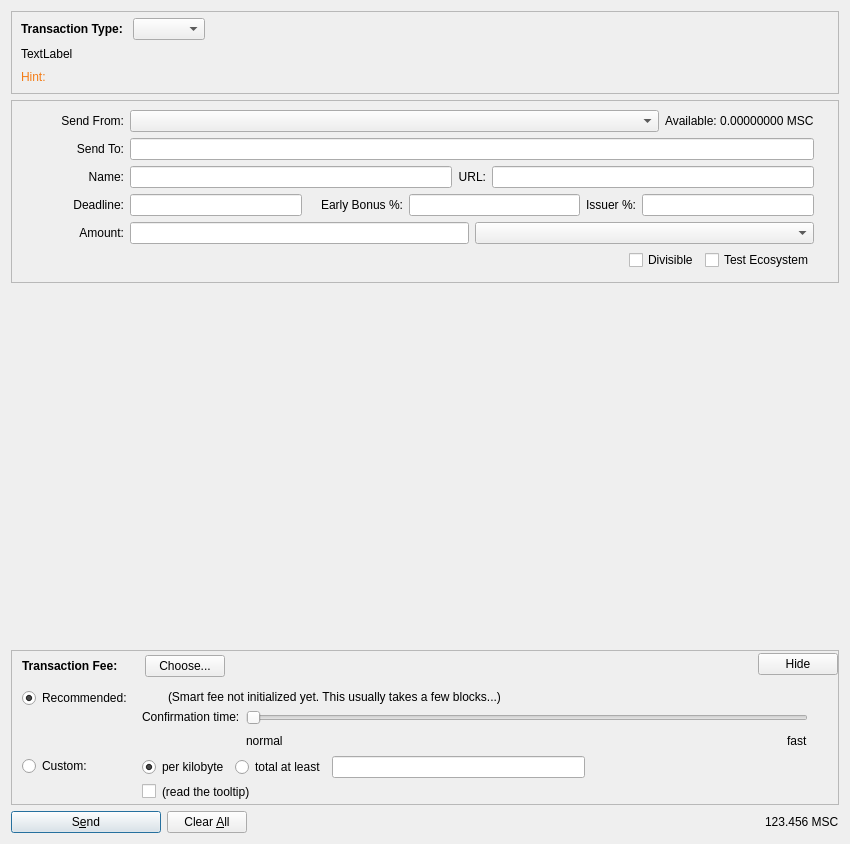
<?xml version="1.0" encoding="UTF-8"?>
<ui version="4.0">
 <class>SendMPDialog</class>
 <widget class="QDialog" name="SendMPDialog">
  <property name="geometry">
   <rect>
    <x>0</x>
    <y>0</y>
    <width>850</width>
    <height>844</height>
   </rect>
  </property>
  <property name="windowTitle">
   <string>Send Coins</string>
  </property>
  <property name="autoFillBackground">
   <bool>true</bool>
  </property>
  <layout class="QVBoxLayout" name="verticalLayout">
   <item>
    <widget class="QFrame" name="frame">
     <property name="frameShape">
      <enum>QFrame::StyledPanel</enum>
     </property>
     <property name="frameShadow">
      <enum>QFrame::Raised</enum>
     </property>
     <layout class="QVBoxLayout" name="verticalLayout_6">
      <property name="spacing">
       <number>0</number>
      </property>
      <property name="leftMargin">
       <number>0</number>
      </property>
      <property name="topMargin">
       <number>0</number>
      </property>
      <property name="rightMargin">
       <number>0</number>
      </property>
      <property name="bottomMargin">
       <number>0</number>
      </property>
      <item>
       <layout class="QVBoxLayout" name="verticalLayout_5">
        <property name="bottomMargin">
         <number>9</number>
        </property>
        <item>
         <widget class="QWidget" name="horizontalWidget_3" native="true">
          <layout class="QHBoxLayout" name="horizontalLayout_7">
           <property name="topMargin">
            <number>6</number>
           </property>
           <property name="bottomMargin">
            <number>7</number>
           </property>
           <item>
            <widget class="QLabel" name="label_3">
             <property name="styleSheet">
              <string notr="true">font-weight:bold;</string>
             </property>
             <property name="text">
              <string>Transaction Type: </string>
             </property>
            </widget>
           </item>
           <item>
            <widget class="QComboBox" name="typeCombo">
             <property name="enabled">
              <bool>true</bool>
             </property>
            </widget>
           </item>
           <item>
            <spacer name="horizontalSpacer_9">
             <property name="orientation">
              <enum>Qt::Horizontal</enum>
             </property>
             <property name="sizeHint" stdset="0">
              <size>
               <width>40</width>
               <height>20</height>
              </size>
             </property>
            </spacer>
           </item>
          </layout>
         </widget>
        </item>
        <item>
         <layout class="QHBoxLayout" name="horizontalLayout_4">
          <property name="leftMargin">
           <number>9</number>
          </property>
          <property name="topMargin">
           <number>0</number>
          </property>
          <property name="rightMargin">
           <number>9</number>
          </property>
          <property name="bottomMargin">
           <number>9</number>
          </property>
          <item>
           <widget class="QLabel" name="typeDescLabel">
            <property name="text">
             <string>TextLabel</string>
            </property>
            <property name="wordWrap">
             <bool>true</bool>
            </property>
           </widget>
          </item>
         </layout>
        </item>
        <item>
         <layout class="QHBoxLayout" name="horizontalLayout_8">
          <property name="leftMargin">
           <number>9</number>
          </property>
          <property name="topMargin">
           <number>0</number>
          </property>
          <property name="rightMargin">
           <number>9</number>
          </property>
          <item>
           <widget class="QLabel" name="hintLabel">
            <property name="styleSheet">
             <string notr="true">QLabel { color:rgb(243, 124, 22);} </string>
            </property>
            <property name="text">
             <string>Hint:</string>
            </property>
            <property name="alignment">
             <set>Qt::AlignLeading|Qt::AlignLeft|Qt::AlignVCenter</set>
            </property>
           </widget>
          </item>
         </layout>
        </item>
       </layout>
      </item>
     </layout>
    </widget>
   </item>
   <item>
    <widget class="QFrame" name="frameTX">
     <property name="sizePolicy">
      <sizepolicy hsizetype="Preferred" vsizetype="Preferred">
       <horstretch>0</horstretch>
       <verstretch>0</verstretch>
      </sizepolicy>
     </property>
     <property name="frameShape">
      <enum>QFrame::StyledPanel</enum>
     </property>
     <property name="frameShadow">
      <enum>QFrame::Raised</enum>
     </property>
     <layout class="QVBoxLayout" name="verticalLayout_4">
      <property name="spacing">
       <number>0</number>
      </property>
      <property name="leftMargin">
       <number>0</number>
      </property>
      <property name="topMargin">
       <number>0</number>
      </property>
      <property name="rightMargin">
       <number>0</number>
      </property>
      <property name="bottomMargin">
       <number>0</number>
      </property>
      <item>
       <layout class="QVBoxLayout" name="verticalLayout_3">
        <property name="topMargin">
         <number>0</number>
        </property>
        <property name="bottomMargin">
         <number>9</number>
        </property>
        <item>
         <widget class="QWidget" name="wgtFrom" native="true">
          <layout class="QHBoxLayout" name="FromHLayout">
           <property name="leftMargin">
            <number>0</number>
           </property>
           <property name="bottomMargin">
            <number>3</number>
           </property>
           <item>
            <widget class="QLabel" name="sendFromLabel">
             <property name="sizePolicy">
              <sizepolicy hsizetype="Fixed" vsizetype="Fixed">
               <horstretch>0</horstretch>
               <verstretch>0</verstretch>
              </sizepolicy>
             </property>
             <property name="minimumSize">
              <size>
               <width>112</width>
               <height>0</height>
              </size>
             </property>
             <property name="text">
              <string>Send From:</string>
             </property>
             <property name="alignment">
              <set>Qt::AlignRight|Qt::AlignTrailing|Qt::AlignVCenter</set>
             </property>
             <property name="margin">
              <number>8</number>
             </property>
            </widget>
           </item>
           <item>
            <widget class="QComboBox" name="sendFromComboBox">
             <property name="sizePolicy">
              <sizepolicy hsizetype="Expanding" vsizetype="Fixed">
               <horstretch>0</horstretch>
               <verstretch>0</verstretch>
              </sizepolicy>
             </property>
            </widget>
           </item>
           <item>
            <widget class="QLabel" name="balanceLabel">
             <property name="text">
              <string>Available: 0.00000000 MSC</string>
             </property>
             <property name="margin">
              <number>8</number>
             </property>
            </widget>
           </item>
           <item>
            <spacer name="horizontalSpacer_2">
             <property name="orientation">
              <enum>Qt::Horizontal</enum>
             </property>
             <property name="sizeType">
              <enum>QSizePolicy::Fixed</enum>
             </property>
             <property name="sizeHint" stdset="0">
              <size>
               <width>15</width>
               <height>20</height>
              </size>
             </property>
            </spacer>
           </item>
          </layout>
         </widget>
        </item>
        <item>
         <widget class="QWidget" name="wgtTo" native="true">
          <layout class="QHBoxLayout" name="ToHLayout">
           <property name="leftMargin">
            <number>0</number>
           </property>
           <property name="topMargin">
            <number>3</number>
           </property>
           <property name="bottomMargin">
            <number>3</number>
           </property>
           <item>
            <widget class="QLabel" name="sendToLabel">
             <property name="minimumSize">
              <size>
               <width>112</width>
               <height>0</height>
              </size>
             </property>
             <property name="layoutDirection">
              <enum>Qt::LeftToRight</enum>
             </property>
             <property name="text">
              <string>Send To:</string>
             </property>
             <property name="alignment">
              <set>Qt::AlignRight|Qt::AlignTrailing|Qt::AlignVCenter</set>
             </property>
             <property name="margin">
              <number>8</number>
             </property>
            </widget>
           </item>
           <item>
            <widget class="QLineEdit" name="sendToLineEdit"/>
           </item>
           <item>
            <spacer name="horizontalSpacer_3">
             <property name="orientation">
              <enum>Qt::Horizontal</enum>
             </property>
             <property name="sizeType">
              <enum>QSizePolicy::Fixed</enum>
             </property>
             <property name="sizeHint" stdset="0">
              <size>
               <width>15</width>
               <height>20</height>
              </size>
             </property>
            </spacer>
           </item>
          </layout>
         </widget>
        </item>
        <item>
         <widget class="QWidget" name="wgtProp" native="true">
          <layout class="QHBoxLayout" name="propLayout" stretch="0,0,0,0,0">
           <property name="leftMargin">
            <number>0</number>
           </property>
           <property name="topMargin">
            <number>3</number>
           </property>
           <property name="bottomMargin">
            <number>3</number>
           </property>
           <item>
            <widget class="QLabel" name="label">
             <property name="minimumSize">
              <size>
               <width>112</width>
               <height>0</height>
              </size>
             </property>
             <property name="text">
              <string>Name:</string>
             </property>
             <property name="alignment">
              <set>Qt::AlignRight|Qt::AlignTrailing|Qt::AlignVCenter</set>
             </property>
             <property name="margin">
              <number>8</number>
             </property>
            </widget>
           </item>
           <item>
            <widget class="QLineEdit" name="nameLE"/>
           </item>
           <item>
            <widget class="QLabel" name="label_2">
             <property name="minimumSize">
              <size>
               <width>0</width>
               <height>0</height>
              </size>
             </property>
             <property name="text">
              <string>URL:</string>
             </property>
             <property name="alignment">
              <set>Qt::AlignRight|Qt::AlignTrailing|Qt::AlignVCenter</set>
             </property>
             <property name="margin">
              <number>8</number>
             </property>
            </widget>
           </item>
           <item>
            <widget class="QLineEdit" name="urlLE"/>
           </item>
           <item>
            <spacer name="horizontalSpacer_4">
             <property name="orientation">
              <enum>Qt::Horizontal</enum>
             </property>
             <property name="sizeType">
              <enum>QSizePolicy::Fixed</enum>
             </property>
             <property name="sizeHint" stdset="0">
              <size>
               <width>15</width>
               <height>20</height>
              </size>
             </property>
            </spacer>
           </item>
          </layout>
         </widget>
        </item>
        <item>
         <widget class="QWidget" name="wgtCrowd" native="true">
          <layout class="QHBoxLayout" name="crowdLayout">
           <property name="leftMargin">
            <number>0</number>
           </property>
           <property name="topMargin">
            <number>3</number>
           </property>
           <property name="bottomMargin">
            <number>3</number>
           </property>
           <item>
            <widget class="QLabel" name="label_5">
             <property name="minimumSize">
              <size>
               <width>112</width>
               <height>0</height>
              </size>
             </property>
             <property name="text">
              <string>Deadline:</string>
             </property>
             <property name="alignment">
              <set>Qt::AlignRight|Qt::AlignTrailing|Qt::AlignVCenter</set>
             </property>
             <property name="margin">
              <number>8</number>
             </property>
            </widget>
           </item>
           <item>
            <widget class="QLineEdit" name="deadlineLE"/>
           </item>
           <item>
            <widget class="QLabel" name="label_6">
             <property name="minimumSize">
              <size>
               <width>95</width>
               <height>0</height>
              </size>
             </property>
             <property name="text">
              <string>Early Bonus %:</string>
             </property>
             <property name="alignment">
              <set>Qt::AlignRight|Qt::AlignTrailing|Qt::AlignVCenter</set>
             </property>
             <property name="margin">
              <number>8</number>
             </property>
            </widget>
           </item>
           <item>
            <widget class="QLineEdit" name="earlybirdLE"/>
           </item>
           <item>
            <widget class="QLabel" name="label_7">
             <property name="minimumSize">
              <size>
               <width>0</width>
               <height>0</height>
              </size>
             </property>
             <property name="text">
              <string>Issuer %:</string>
             </property>
             <property name="alignment">
              <set>Qt::AlignRight|Qt::AlignTrailing|Qt::AlignVCenter</set>
             </property>
             <property name="margin">
              <number>8</number>
             </property>
            </widget>
           </item>
           <item>
            <widget class="QLineEdit" name="issuerLE"/>
           </item>
           <item>
            <spacer name="horizontalSpacer_8">
             <property name="orientation">
              <enum>Qt::Horizontal</enum>
             </property>
             <property name="sizeType">
              <enum>QSizePolicy::Fixed</enum>
             </property>
             <property name="sizeHint" stdset="0">
              <size>
               <width>15</width>
               <height>20</height>
              </size>
             </property>
            </spacer>
           </item>
          </layout>
         </widget>
        </item>
        <item>
         <widget class="QWidget" name="wgtAmount" native="true">
          <layout class="QHBoxLayout" name="horizontalLayout_3">
           <property name="leftMargin">
            <number>0</number>
           </property>
           <property name="topMargin">
            <number>3</number>
           </property>
           <property name="bottomMargin">
            <number>3</number>
           </property>
           <item>
            <widget class="QLabel" name="amountLabel">
             <property name="minimumSize">
              <size>
               <width>112</width>
               <height>0</height>
              </size>
             </property>
             <property name="text">
              <string>Amount:</string>
             </property>
             <property name="alignment">
              <set>Qt::AlignRight|Qt::AlignTrailing|Qt::AlignVCenter</set>
             </property>
             <property name="margin">
              <number>8</number>
             </property>
            </widget>
           </item>
           <item>
            <widget class="QLineEdit" name="amountLineEdit"/>
           </item>
           <item>
            <widget class="QComboBox" name="propertyComboBox">
             <property name="sizePolicy">
              <sizepolicy hsizetype="Expanding" vsizetype="Fixed">
               <horstretch>0</horstretch>
               <verstretch>0</verstretch>
              </sizepolicy>
             </property>
            </widget>
           </item>
           <item>
            <spacer name="horizontalSpacer_5">
             <property name="orientation">
              <enum>Qt::Horizontal</enum>
             </property>
             <property name="sizeType">
              <enum>QSizePolicy::Fixed</enum>
             </property>
             <property name="sizeHint" stdset="0">
              <size>
               <width>15</width>
               <height>20</height>
              </size>
             </property>
            </spacer>
           </item>
          </layout>
         </widget>
        </item>
        <item>
         <widget class="QWidget" name="wgtPropOptions" native="true">
          <layout class="QHBoxLayout" name="propOptionsLayout">
           <property name="topMargin">
            <number>3</number>
           </property>
           <property name="bottomMargin">
            <number>3</number>
           </property>
           <item>
            <spacer name="horizontalSpacer_7">
             <property name="orientation">
              <enum>Qt::Horizontal</enum>
             </property>
             <property name="sizeHint" stdset="0">
              <size>
               <width>40</width>
               <height>20</height>
              </size>
             </property>
            </spacer>
           </item>
           <item>
            <widget class="QLabel" name="label_8">
             <property name="minimumSize">
              <size>
               <width>95</width>
               <height>0</height>
              </size>
             </property>
             <property name="text">
              <string/>
             </property>
             <property name="margin">
              <number>8</number>
             </property>
            </widget>
           </item>
           <item>
            <widget class="QCheckBox" name="chkDivisible">
             <property name="text">
              <string>Divisible</string>
             </property>
            </widget>
           </item>
           <item>
            <widget class="QCheckBox" name="chkTestEco">
             <property name="text">
              <string>Test Ecosystem</string>
             </property>
            </widget>
           </item>
           <item>
            <spacer name="horizontalSpacer_6">
             <property name="orientation">
              <enum>Qt::Horizontal</enum>
             </property>
             <property name="sizeType">
              <enum>QSizePolicy::Fixed</enum>
             </property>
             <property name="sizeHint" stdset="0">
              <size>
               <width>15</width>
               <height>20</height>
              </size>
             </property>
            </spacer>
           </item>
          </layout>
         </widget>
        </item>
       </layout>
      </item>
     </layout>
    </widget>
   </item>
   <item>
    <spacer name="verticalSpacer_2">
     <property name="orientation">
      <enum>Qt::Vertical</enum>
     </property>
     <property name="sizeHint" stdset="0">
      <size>
       <width>20</width>
       <height>40</height>
      </size>
     </property>
    </spacer>
   </item>
   <item>
    <widget class="QFrame" name="frameFee">
     <property name="sizePolicy">
      <sizepolicy hsizetype="Preferred" vsizetype="Fixed">
       <horstretch>0</horstretch>
       <verstretch>0</verstretch>
      </sizepolicy>
     </property>
     <property name="maximumSize">
      <size>
       <width>16777215</width>
       <height>16777215</height>
      </size>
     </property>
     <property name="frameShape">
      <enum>QFrame::StyledPanel</enum>
     </property>
     <property name="frameShadow">
      <enum>QFrame::Sunken</enum>
     </property>
     <layout class="QVBoxLayout" name="verticalLayoutFee1">
      <property name="spacing">
       <number>0</number>
      </property>
      <property name="leftMargin">
       <number>0</number>
      </property>
      <property name="topMargin">
       <number>0</number>
      </property>
      <property name="rightMargin">
       <number>0</number>
      </property>
      <property name="bottomMargin">
       <number>0</number>
      </property>
      <item>
       <layout class="QVBoxLayout" name="verticalLayoutFee2_2" stretch="0,0,0">
        <property name="spacing">
         <number>0</number>
        </property>
        <property name="leftMargin">
         <number>10</number>
        </property>
        <property name="topMargin">
         <number>0</number>
        </property>
        <item>
         <layout class="QHBoxLayout" name="horizontalLayoutFee1_2">
          <property name="bottomMargin">
           <number>0</number>
          </property>
          <item>
           <layout class="QVBoxLayout" name="verticalLayoutFee7_2">
            <property name="spacing">
             <number>0</number>
            </property>
            <item>
             <spacer name="verticalSpacerSmartFee_2">
              <property name="orientation">
               <enum>Qt::Vertical</enum>
              </property>
              <property name="sizeType">
               <enum>QSizePolicy::Fixed</enum>
              </property>
              <property name="sizeHint" stdset="0">
               <size>
                <width>1</width>
                <height>4</height>
               </size>
              </property>
             </spacer>
            </item>
            <item>
             <layout class="QHBoxLayout" name="horizontalLayoutSmartFee">
              <property name="spacing">
               <number>10</number>
              </property>
              <item>
               <widget class="QLabel" name="labelFeeHeadline">
                <property name="sizePolicy">
                 <sizepolicy hsizetype="Preferred" vsizetype="Maximum">
                  <horstretch>0</horstretch>
                  <verstretch>0</verstretch>
                 </sizepolicy>
                </property>
                <property name="font">
                 <font>
                  <weight>75</weight>
                  <bold>true</bold>
                 </font>
                </property>
                <property name="styleSheet">
                 <string notr="true">font-weight:bold;</string>
                </property>
                <property name="text">
                 <string>Transaction Fee:</string>
                </property>
               </widget>
              </item>
              <item>
               <widget class="QLabel" name="labelFeeMinimized">
                <property name="text">
                 <string/>
                </property>
               </widget>
              </item>
              <item>
               <widget class="QPushButton" name="buttonChooseFee">
                <property name="text">
                 <string>Choose...</string>
                </property>
               </widget>
              </item>
             </layout>
            </item>
            <item>
             <spacer name="verticalSpacer_7">
              <property name="orientation">
               <enum>Qt::Vertical</enum>
              </property>
              <property name="sizeHint" stdset="0">
               <size>
                <width>1</width>
                <height>1</height>
               </size>
              </property>
             </spacer>
            </item>
           </layout>
          </item>
          <item>
           <spacer name="horizontalSpacer_15">
            <property name="orientation">
             <enum>Qt::Horizontal</enum>
            </property>
            <property name="sizeHint" stdset="0">
             <size>
              <width>40</width>
              <height>20</height>
             </size>
            </property>
           </spacer>
          </item>
          <item>
           <widget class="QPushButton" name="buttonMinimizeFee">
            <property name="toolTip">
             <string>collapse fee-settings</string>
            </property>
            <property name="text">
             <string>Hide</string>
            </property>
           </widget>
          </item>
         </layout>
        </item>
        <item>
         <widget class="QFrame" name="frameFeeSelection">
          <layout class="QVBoxLayout" name="verticalLayoutFee12_2">
           <property name="spacing">
            <number>0</number>
           </property>
           <property name="leftMargin">
            <number>0</number>
           </property>
           <property name="topMargin">
            <number>0</number>
           </property>
           <property name="rightMargin">
            <number>0</number>
           </property>
           <property name="bottomMargin">
            <number>0</number>
           </property>
           <item>
            <layout class="QGridLayout" name="gridLayoutFee">
             <property name="topMargin">
              <number>10</number>
             </property>
             <property name="bottomMargin">
              <number>4</number>
             </property>
             <property name="horizontalSpacing">
              <number>10</number>
             </property>
             <property name="verticalSpacing">
              <number>4</number>
             </property>
             <item row="1" column="1">
              <layout class="QVBoxLayout" name="verticalLayoutFee8">
               <property name="spacing">
                <number>6</number>
               </property>
               <item>
                <layout class="QHBoxLayout" name="horizontalLayoutFee13">
                 <item>
                  <widget class="QRadioButton" name="radioCustomPerKilobyte">
                   <property name="toolTip">
                    <string>If the custom fee is set to 1000 satoshis and the transaction is only 250 bytes, then &quot;per kilobyte&quot; only pays 250 satoshis in fee, while &quot;total at least&quot; pays 1000 satoshis. For transactions bigger than a kilobyte both pay by kilobyte.</string>
                   </property>
                   <property name="text">
                    <string>per kilobyte</string>
                   </property>
                   <property name="checked">
                    <bool>true</bool>
                   </property>
                   <attribute name="buttonGroup">
                    <string notr="true">groupCustomFee</string>
                   </attribute>
                  </widget>
                 </item>
                 <item>
                  <widget class="QRadioButton" name="radioCustomAtLeast">
                   <property name="toolTip">
                    <string>If the custom fee is set to 1000 satoshis and the transaction is only 250 bytes, then &quot;per kilobyte&quot; only pays 250 satoshis in fee, while &quot;total at least&quot; pays 1000 satoshis. For transactions bigger than a kilobyte both pay by kilobyte.</string>
                   </property>
                   <property name="text">
                    <string>total at least</string>
                   </property>
                   <attribute name="buttonGroup">
                    <string notr="true">groupCustomFee</string>
                   </attribute>
                  </widget>
                 </item>
                 <item>
                  <widget class="BitcoinAmountField" name="customFee"/>
                 </item>
                 <item>
                  <spacer name="horizontalSpacer_16">
                   <property name="orientation">
                    <enum>Qt::Horizontal</enum>
                   </property>
                   <property name="sizeHint" stdset="0">
                    <size>
                     <width>1</width>
                     <height>1</height>
                    </size>
                   </property>
                  </spacer>
                 </item>
                </layout>
               </item>
               <item>
                <layout class="QHBoxLayout" name="horizontalLayoutFee8">
                 <item>
                  <widget class="QCheckBox" name="checkBoxMinimumFee">
                   <property name="toolTip">
                    <string>Paying only the minimum fee is just fine as long as there is less transaction volume than space in the blocks. But be aware that this can end up in a never confirming transaction once there is more demand for litecoin transactions than the network can process.</string>
                   </property>
                   <property name="text">
                    <string/>
                   </property>
                  </widget>
                 </item>
                 <item>
                  <widget class="QLabel" name="labelMinFeeWarning">
                   <property name="enabled">
                    <bool>true</bool>
                   </property>
                   <property name="toolTip">
                    <string>Paying only the minimum fee is just fine as long as there is less transaction volume than space in the blocks. But be aware that this can end up in a never confirming transaction once there is more demand for litecoin transactions than the network can process.</string>
                   </property>
                   <property name="text">
                    <string>(read the tooltip)</string>
                   </property>
                   <property name="margin">
                    <number>5</number>
                   </property>
                  </widget>
                 </item>
                 <item>
                  <spacer name="horizontalSpacer_17">
                   <property name="orientation">
                    <enum>Qt::Horizontal</enum>
                   </property>
                   <property name="sizeHint" stdset="0">
                    <size>
                     <width>1</width>
                     <height>1</height>
                    </size>
                   </property>
                  </spacer>
                 </item>
                </layout>
               </item>
              </layout>
             </item>
             <item row="0" column="0">
              <layout class="QVBoxLayout" name="verticalLayoutFee4" stretch="0,1">
               <item>
                <widget class="QRadioButton" name="radioSmartFee">
                 <property name="text">
                  <string>Recommended:</string>
                 </property>
                 <property name="checked">
                  <bool>true</bool>
                 </property>
                 <attribute name="buttonGroup">
                  <string notr="true">groupFee</string>
                 </attribute>
                </widget>
               </item>
               <item>
                <spacer name="verticalSpacer_8">
                 <property name="orientation">
                  <enum>Qt::Vertical</enum>
                 </property>
                 <property name="sizeHint" stdset="0">
                  <size>
                   <width>1</width>
                   <height>1</height>
                  </size>
                 </property>
                </spacer>
               </item>
              </layout>
             </item>
             <item row="1" column="0">
              <layout class="QVBoxLayout" name="verticalLayoutFee9" stretch="0,1">
               <item>
                <widget class="QRadioButton" name="radioCustomFee">
                 <property name="text">
                  <string>Custom:</string>
                 </property>
                 <attribute name="buttonGroup">
                  <string notr="true">groupFee</string>
                 </attribute>
                </widget>
               </item>
               <item>
                <spacer name="verticalSpacer_9">
                 <property name="orientation">
                  <enum>Qt::Vertical</enum>
                 </property>
                 <property name="sizeHint" stdset="0">
                  <size>
                   <width>1</width>
                   <height>1</height>
                  </size>
                 </property>
                </spacer>
               </item>
              </layout>
             </item>
             <item row="0" column="1">
              <layout class="QVBoxLayout" name="verticalLayoutFee3" stretch="0,0,1">
               <property name="spacing">
                <number>6</number>
               </property>
               <property name="topMargin">
                <number>2</number>
               </property>
               <item>
                <layout class="QHBoxLayout" name="horizontalLayoutFee12">
                 <item>
                  <widget class="QLabel" name="labelSmartFee">
                   <property name="text">
                    <string/>
                   </property>
                   <property name="margin">
                    <number>2</number>
                   </property>
                  </widget>
                 </item>
                 <item>
                  <widget class="QLabel" name="labelFeeEstimation">
                   <property name="text">
                    <string/>
                   </property>
                  </widget>
                 </item>
                 <item>
                  <widget class="QLabel" name="labelSmartFee2">
                   <property name="text">
                    <string>(Smart fee not initialized yet. This usually takes a few blocks...)</string>
                   </property>
                   <property name="margin">
                    <number>2</number>
                   </property>
                  </widget>
                 </item>
                 <item>
                  <spacer name="horizontalSpacer_18">
                   <property name="orientation">
                    <enum>Qt::Horizontal</enum>
                   </property>
                   <property name="sizeHint" stdset="0">
                    <size>
                     <width>1</width>
                     <height>1</height>
                    </size>
                   </property>
                  </spacer>
                 </item>
                </layout>
               </item>
               <item>
                <layout class="QHBoxLayout" name="horizontalLayoutFee9">
                 <item>
                  <layout class="QVBoxLayout" name="verticalLayoutFee6">
                   <item>
                    <widget class="QLabel" name="labelSmartFee3">
                     <property name="text">
                      <string>Confirmation time:</string>
                     </property>
                     <property name="margin">
                      <number>2</number>
                     </property>
                    </widget>
                   </item>
                   <item>
                    <spacer name="verticalSpacer_10">
                     <property name="orientation">
                      <enum>Qt::Vertical</enum>
                     </property>
                     <property name="sizeHint" stdset="0">
                      <size>
                       <width>1</width>
                       <height>1</height>
                      </size>
                     </property>
                    </spacer>
                   </item>
                  </layout>
                 </item>
                 <item>
                  <layout class="QVBoxLayout" name="verticalLayoutFee5_2">
                   <property name="rightMargin">
                    <number>30</number>
                   </property>
                   <item>
                    <widget class="QSlider" name="sliderSmartFee">
                     <property name="minimum">
                      <number>0</number>
                     </property>
                     <property name="maximum">
                      <number>24</number>
                     </property>
                     <property name="pageStep">
                      <number>1</number>
                     </property>
                     <property name="value">
                      <number>0</number>
                     </property>
                     <property name="orientation">
                      <enum>Qt::Horizontal</enum>
                     </property>
                     <property name="invertedAppearance">
                      <bool>false</bool>
                     </property>
                     <property name="invertedControls">
                      <bool>false</bool>
                     </property>
                     <property name="tickPosition">
                      <enum>QSlider::NoTicks</enum>
                     </property>
                    </widget>
                   </item>
                   <item>
                    <layout class="QHBoxLayout" name="horizontalLayoutFee10_2">
                     <item>
                      <widget class="QLabel" name="labelSmartFeeNormal">
                       <property name="text">
                        <string>normal</string>
                       </property>
                      </widget>
                     </item>
                     <item>
                      <spacer name="horizontalSpacer_19">
                       <property name="orientation">
                        <enum>Qt::Horizontal</enum>
                       </property>
                       <property name="sizeHint" stdset="0">
                        <size>
                         <width>40</width>
                         <height>20</height>
                        </size>
                       </property>
                      </spacer>
                     </item>
                     <item>
                      <widget class="QLabel" name="labelSmartFeeFast">
                       <property name="text">
                        <string>fast</string>
                       </property>
                      </widget>
                     </item>
                    </layout>
                   </item>
                  </layout>
                 </item>
                </layout>
               </item>
               <item>
                <spacer name="verticalSpacer_11">
                 <property name="orientation">
                  <enum>Qt::Vertical</enum>
                 </property>
                 <property name="sizeHint" stdset="0">
                  <size>
                   <width>1</width>
                   <height>1</height>
                  </size>
                 </property>
                </spacer>
               </item>
              </layout>
             </item>
            </layout>
           </item>
          </layout>
         </widget>
        </item>
        <item>
         <spacer name="verticalSpacerFee_2">
          <property name="orientation">
           <enum>Qt::Vertical</enum>
          </property>
          <property name="sizeHint" stdset="0">
           <size>
            <width>800</width>
            <height>1</height>
           </size>
          </property>
         </spacer>
        </item>
       </layout>
      </item>
     </layout>
    </widget>
   </item>
   <item>
    <layout class="QHBoxLayout" name="horizontalLayout">
     <item>
      <widget class="QPushButton" name="sendButton">
       <property name="minimumSize">
        <size>
         <width>150</width>
         <height>0</height>
        </size>
       </property>
       <property name="toolTip">
        <string>Confirm the send action</string>
       </property>
       <property name="text">
        <string>S&amp;end</string>
       </property>
       <property name="icon">
        <iconset resource="../bitcoin.qrc">
         <normaloff>:/icons/send</normaloff>:/icons/send</iconset>
       </property>
       <property name="default">
        <bool>true</bool>
       </property>
      </widget>
     </item>
     <item>
      <widget class="QPushButton" name="clearButton">
       <property name="sizePolicy">
        <sizepolicy hsizetype="Minimum" vsizetype="Fixed">
         <horstretch>0</horstretch>
         <verstretch>0</verstretch>
        </sizepolicy>
       </property>
       <property name="toolTip">
        <string>Clear all fields of the form.</string>
       </property>
       <property name="text">
        <string>Clear &amp;All</string>
       </property>
       <property name="icon">
        <iconset resource="../bitcoin.qrc">
         <normaloff>:/icons/remove</normaloff>:/icons/remove</iconset>
       </property>
       <property name="autoRepeatDelay">
        <number>300</number>
       </property>
       <property name="autoDefault">
        <bool>false</bool>
       </property>
      </widget>
     </item>
     <item>
      <spacer name="horizontalSpacer">
       <property name="orientation">
        <enum>Qt::Horizontal</enum>
       </property>
       <property name="sizeHint" stdset="0">
        <size>
         <width>40</width>
         <height>20</height>
        </size>
       </property>
      </spacer>
     </item>
     <item>
      <layout class="QHBoxLayout" name="horizontalLayout_2">
       <property name="spacing">
        <number>3</number>
       </property>
       <item>
        <widget class="QLabel" name="globalBalanceLabel">
         <property name="sizePolicy">
          <sizepolicy hsizetype="Preferred" vsizetype="Fixed">
           <horstretch>0</horstretch>
           <verstretch>0</verstretch>
          </sizepolicy>
         </property>
         <property name="cursor">
          <cursorShape>IBeamCursor</cursorShape>
         </property>
         <property name="text">
          <string notr="true">123.456 MSC</string>
         </property>
         <property name="textInteractionFlags">
          <set>Qt::LinksAccessibleByMouse|Qt::TextSelectableByKeyboard|Qt::TextSelectableByMouse</set>
         </property>
        </widget>
       </item>
      </layout>
     </item>
    </layout>
   </item>
  </layout>
 </widget>
 <customwidgets>
  <customwidget>
   <class>BitcoinAmountField</class>
   <extends>QLineEdit</extends>
   <header>bitcoinamountfield.h</header>
   <container>1</container>
  </customwidget>
 </customwidgets>
 <resources>
  <include location="../bitcoin.qrc"/>
 </resources>
 <connections/>
 <buttongroups>
  <buttongroup name="groupFee"/>
  <buttongroup name="groupCustomFee">
   <property name="exclusive">
    <bool>true</bool>
   </property>
  </buttongroup>
 </buttongroups>
</ui>
